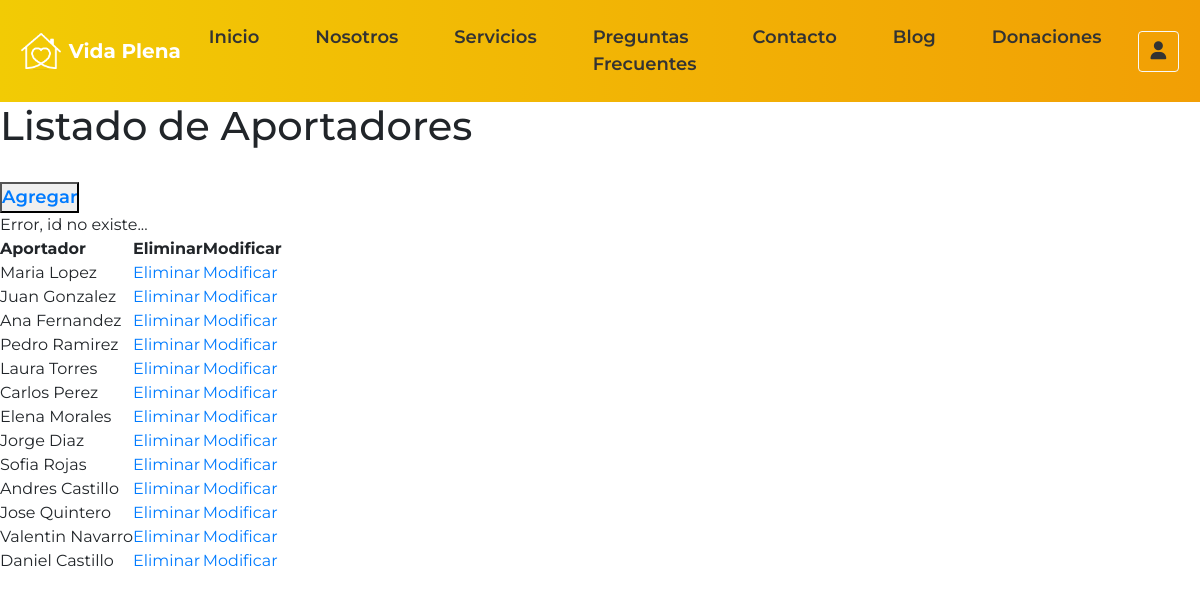
The page /inicio/aportador_del/1 (signed in) on the database its author committed.
### inicio/models.py (models this page shows, shortened)
class Usuario(models.Model):
    nombre = models.CharField(max_length=100)
    apellido = models.CharField(max_length=100)
    rut = models.CharField(max_length=20)
    email = models.EmailField()
    tipo_usuario = models.CharField(max_length=50, choices=[('Personal', 'Personal'), ('Aportador', 'Aportador')])

class Aportador(Usuario):
    numero_cel = models.CharField(max_length=20)
    class Meta:
        verbose_name_plural = "Aportadores"

class Usuario(models.Model):
    nombre = models.CharField(max_length=100)
    apellido = models.CharField(max_length=100)
    rut = models.CharField(max_length=20)
    email = models.EmailField()
    tipo_usuario = models.CharField(max_length=50, choices=[('Personal', 'Personal'), ('Aportador', 'Aportador')])

### inicio/views.py (the view)
# urls.py: path('aportador_del/<str:pk>',views.aportador_del,name='aportador_del'),
def aportador_del(request,pk):
    mensajes = []
    errores = []
    aportadores = Aportador.objects.all()
    try:
        aportador = Aportador.objects.get(id_aportador=pk)
        context = {}
        if aportador :
            aportador.delete()
            mensajes.append("Bien, datos eliminados...")
            context = {'aportadores':aportador,'mensajes':mensajes,'errores':errores}
            return render(request,'inicio/aportador_list.html',context)
    except:
        print('Error, id no existe...')
        aportadores = Aportador.objects.all()
        mensaje = "Error, id no existe..."
        context = {"mensaje":mensaje,"aportadores":aportadores}
        return render(request,'inicio/aportador_list.html',context)

### inicio/templates/inicio/aportador_list.html (shortened to what this page needs)
{% extends 'inicio/base.html' %}
{% load static %}
{% block contenido %}
    <h1>Listado de Aportadores</h1>
    <br>
    <button type="button">
        <a href="{% url 'aportadorAdd'%}">Agregar</a>
    </button>
    <div id="idMensaje">
        {% if mensaje %}
            {{ mensaje }}
        {% endif %}
    </div>
    <table>
        <tr>
            <th>Aportador</th>
            <th>Eliminar</th>
            <th>Modificar</th>
        </tr>
        {% for aportador in aportadores %}
            <tr>
                <td>{{ aportador.nombre }} {{ aportador.apellido }}</td>
                <td><a href="{% url 'aportador_del' pk=aportador.pk %}">Eliminar</a></td>
                <td><a href="{% url 'aportador_edit' pk=aportador.pk %}">Modificar</a></td>
            </tr>
        {% empty %}
            <tr>
                <td colspan="3">No hay aportadores registrados.</td>
            </tr>
        {% endfor %}
    </table>
{% endblock contenido %}

### inicio/static/inicio/main.css (style rules this page uses)
* { margin: 0; padding: 0; box-sizing: border-box; text-decoration: none !important; list-style: none; }
body { font-family: 'Montserrat', sans-serif; overflow-x: hidden; background-color: #ffff; margin: 0; padding: 0; }
#menu a, button { font-size: 18px !important; font-weight: 600; }

### rows shown on the page
Aportador: nombre "Maria", apellido "Lopez"
Aportador: nombre "Juan", apellido "Gonzalez"
Aportador: nombre "Ana", apellido "Fernandez"
Aportador: nombre "Pedro", apellido "Ramirez"
Aportador: nombre "Laura", apellido "Torres"
Aportador: nombre "Carlos", apellido "Perez"
Aportador: nombre "Elena", apellido "Morales"
Aportador: nombre "Jorge", apellido "Diaz"
Aportador: nombre "Sofia", apellido "Rojas"
Aportador: nombre "Andres", apellido "Castillo"
Aportador: nombre "Jose", apellido "Quintero"
Aportador: nombre "Valentin", apellido "Navarro"
Aportador: nombre "Daniel", apellido "Castillo"

### other values the page prints
{{ mensaje }} "Error, id no existe..."
